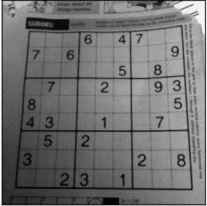
#> input picture opencv-basic/img/sudoku.jpg, 207 x 206 px
$ python threshold.py
#> lines starting #> are read from the running program, lines starting #| are printed output that depends on the picture; after the words box and inside, x2 and y2 are one past the last pixel; in counts of white or black regions, pixels touching at a corner belong together
import cv2
import matplotlib.pyplot as plt

filepath = './img/sudoku.jpg'
# Using 0 to read image in grayscale mode
img = cv2.imread(filepath, 0)
#> img is the input picture: shape (206, 207); min 0, max 255, mean 112.7
ret, thresh_binary_1 = cv2.threshold(img, 127, 255, cv2.THRESH_BINARY)
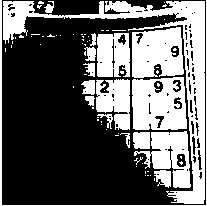
#> thresh_binary_1: shape (206, 207); 38.7% white; 76 white regions (59 under 20 px), largest, box (x1, y1, x2, y2) and area: (3, 1, 205, 204) 5571, (132, 77, 187, 130) 2444, (132, 27, 184, 78) 2154

# Apply adaptive threshold
thresh_binary_2 = cv2.adaptiveThreshold(
    img, 255, cv2.ADAPTIVE_THRESH_MEAN_C, cv2.THRESH_BINARY, 11, 2)
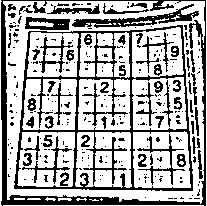
#> thresh_binary_2: shape (206, 207); 67.7% white; 283 black regions (224 under 20 px), largest, box (x1, y1, x2, y2) and area: (14, 25, 193, 191) 4228, (1, 0, 206, 206) 3190, (72, 4, 199, 28) 872
#> (the run stopped early here; a loop or call above may not have finished)

$ run again, with opencv-basic/img/balloon.png saved as opencv-basic/img/sudoku.jpg
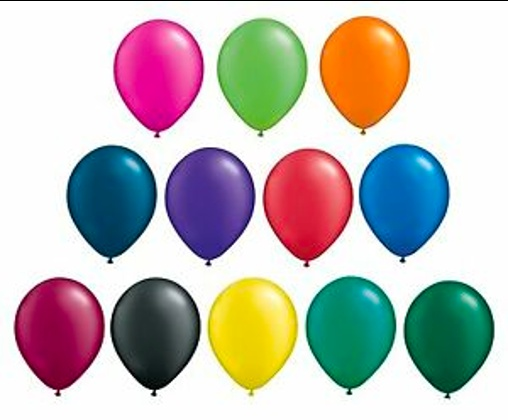
#> input picture opencv-basic/img/balloon.png, 508 x 420 px
#> `ret, thresh_binary_1 = cv2.threshold(img, 127, 255, cv2.THRESH_BINARY)`:
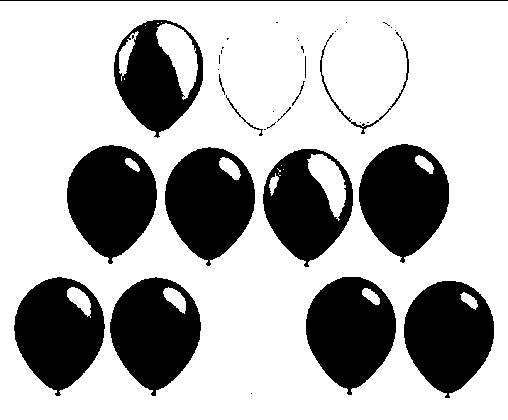
#> thresh_binary_1: shape (420, 508); 69.8% white; 39 black regions (23 under 20 px), largest, box (x1, y1, x2, y2) and area: (67, 145, 157, 264) 7496, (404, 281, 494, 398) 7426, (306, 277, 396, 395) 7405
#> `thresh_binary_2 = cv2.adaptiveThreshold( img, 255, cv2.ADAPTIVE_THRESH..`:
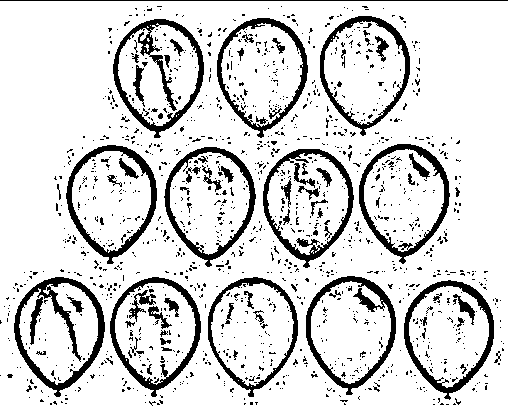
#> thresh_binary_2: shape (420, 508); 84.9% white; 1359 black regions (1276 under 20 px), largest, box (x1, y1, x2, y2) and area: (14, 277, 105, 397) 2311, (113, 19, 204, 138) 2227, (306, 276, 396, 395) 1937
